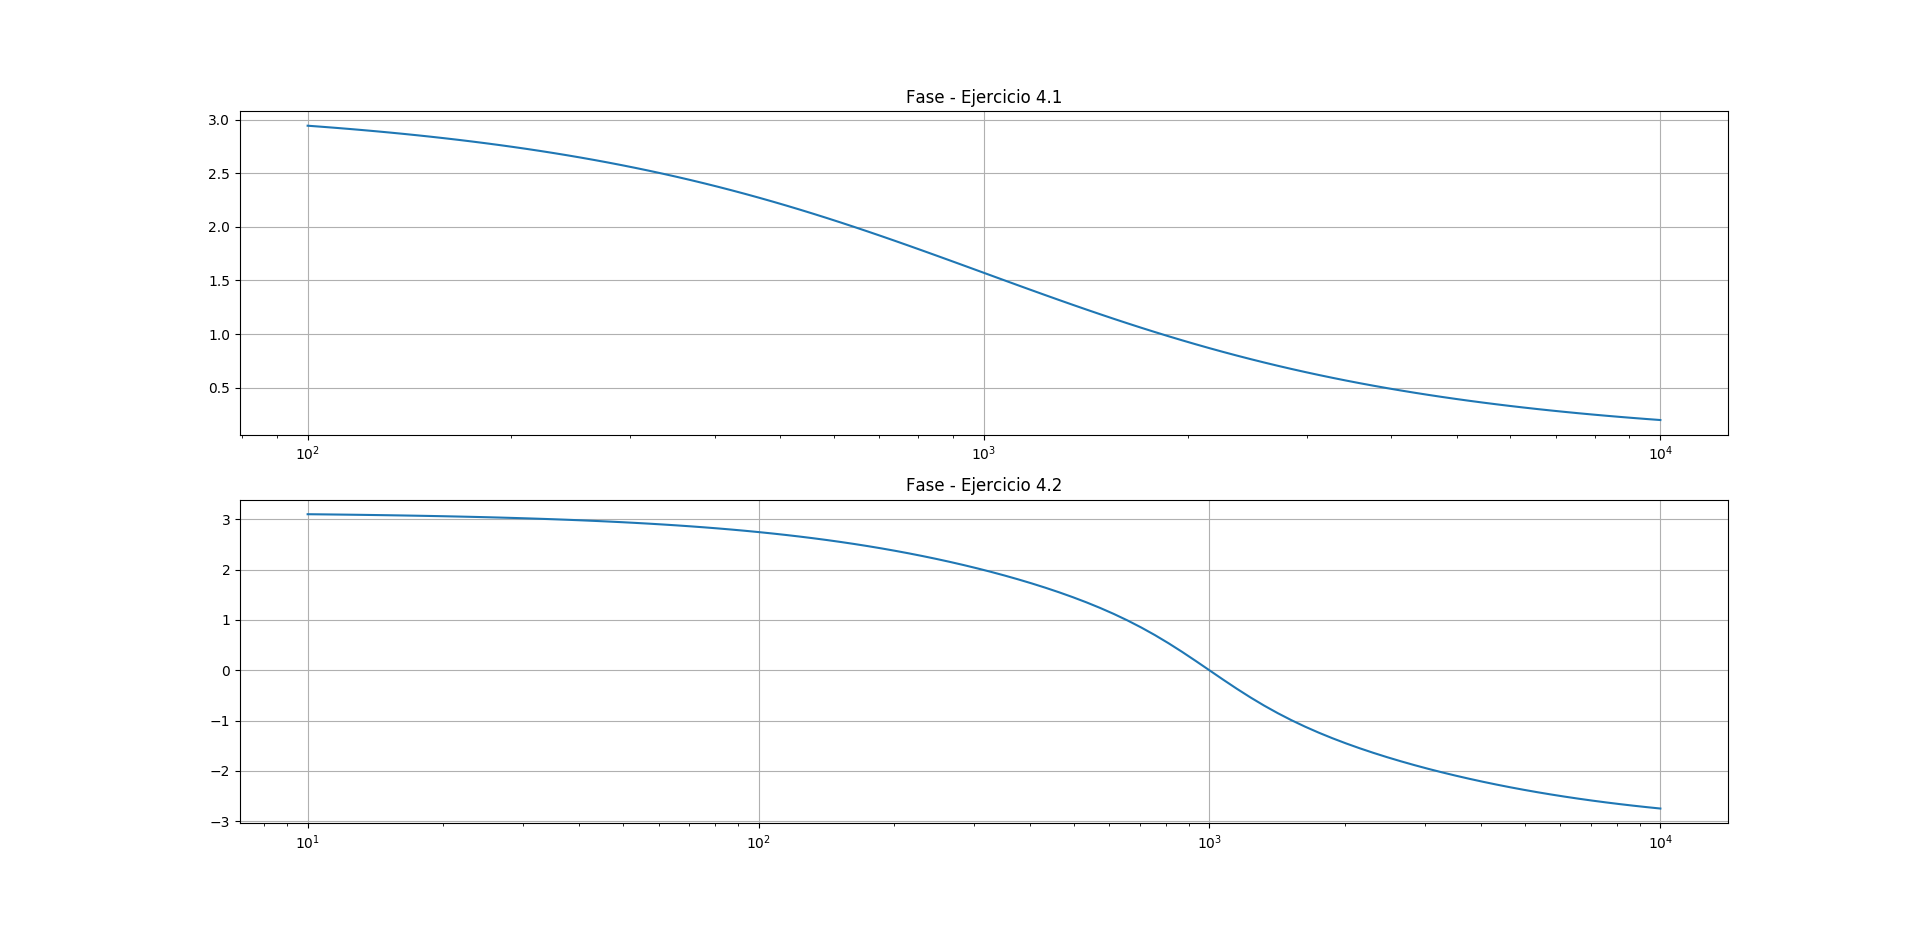

This figure's Python source:
import numpy as np
from scipy import signal as sig
from matplotlib import pyplot as plt

R   = 1000
R3  = 1000
C   = 10**(-6)

num_a = np.array([ 1.,  -1/(R3*C) ])
den_a = np.array([ 1.,   1/(R3*C) ])

num_b = np.array([ -1., 3/(R*C), -1/((C*R)**2) ])
den_b = np.array([ 5,   5/(R*C),  5/((C*R)**2) ])

H_a = sig.TransferFunction( num_a, den_a )
w_a, H_a_mag, H_a_phase = sig.bode(H_a)
H_a_phase_rad = H_a_phase * np.pi / 180

H_b = sig.TransferFunction( num_b, den_b )
w_b, H_b_mag, H_b_phase = sig.bode(H_b)
H_b_phase_rad = H_b_phase * np.pi / 180

plt.figure()

plt.subplot(211)
plt.semilogx(w_a, H_a_phase_rad) 
plt.title('Fase - Ejercicio 4.1')
plt.grid()


plt.subplot(212)
plt.semilogx(w_b, H_b_phase_rad)  
plt.title('Fase - Ejercicio 4.2')
plt.grid()

plt.show()
